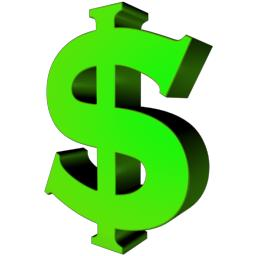
#> input picture images/money.jpg, 256 x 256 px, found by its file name
$ python opencv_mesuring_performance.py
#> lines starting #> are read from the running program, lines starting #| are printed output that depends on the picture
#coding:utf-8
#通过cv.getTickCount()测量代码运行事件


import cv2 as cv
import  numpy as np
cv.setUseOptimized(True)
print(cv.useOptimized())
img1 = cv.imread('D:\python_file\Opencv3_study_file\images\money.jpg')
#> img1 is the input picture: shape (256, 256, 3); mean B, G, R 149.4, 221.5, 168.1

e1 = cv.getTickCount()
for i in range(5,49,2):
    img1 = cv.medianBlur(img1,i)
#> this loop made 22 passes
#> pass 1, `img1 = cv.medianBlur(img1,i)`:
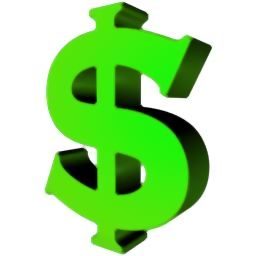
#> img1: shape (256, 256, 3); mean B, G, R 149.2, 222.2, 168.1
#> pass 3, `img1 = cv.medianBlur(img1,i)`:
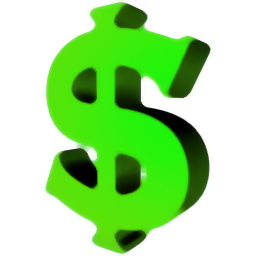
#> img1: shape (256, 256, 3); mean B, G, R 149.1, 223.5, 168.3
#> after the loop:
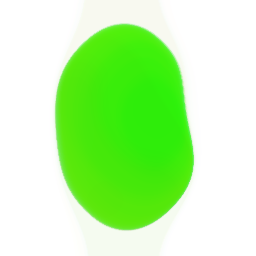
#> img1: shape (256, 256, 3); mean B, G, R 170.7, 247.5, 190.3
e2 = cv.getTickCount()
t = (e2-e1)/cv.getTickFrequency()
print(t)


#最后得到0.1807574秒
